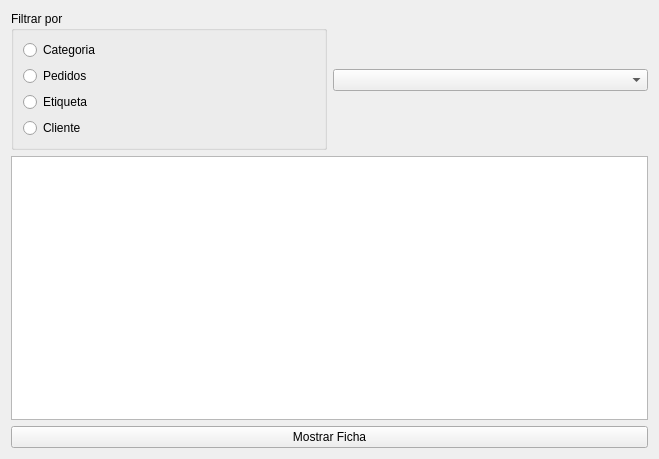
             <widget class="QWidget" name="scrollAreaWidgetContents">
              <property name="geometry">
               <rect>
                <x>0</x>
                <y>0</y>
                <width>659</width>
                <height>459</height>
               </rect>
              </property>
              <layout class="QVBoxLayout" name="verticalLayout_5">
               <item>
                <layout class="QVBoxLayout" name="verticalLayout_6">
                 <item>
                  <layout class="QHBoxLayout" name="horizontalLayout">
                   <item>
                    <widget class="QGroupBox" name="groupBox">
                     <property name="title">
                      <string>Filtrar por</string>
                     </property>
                     <layout class="QVBoxLayout" name="verticalLayout_3">
                      <item>
                       <layout class="QVBoxLayout" name="verticalLayout_7">
                        <item>
                         <widget class="QRadioButton" name="rbCategoria">
                          <property name="text">
                           <string>Categoria</string>
                          </property>
                         </widget>
                        </item>
                        <item>
                         <widget class="QRadioButton" name="rbPedidos">
                          <property name="text">
                           <string>Pedidos</string>
                          </property>
                         </widget>
                        </item>
                        <item>
                         <widget class="QRadioButton" name="rbEtiqueta">
                          <property name="text">
                           <string>Etiqueta</string>
                          </property>
                         </widget>
                        </item>
                        <item>
                         <widget class="QRadioButton" name="rbCliente">
                          <property name="text">
                           <string>Cliente</string>
                          </property>
                         </widget>
                        </item>
                       </layout>
                      </item>
                     </layout>
                    </widget>
                   </item>
                   <item>
                    <layout class="QVBoxLayout" name="verticalLayout_8">
                     <item>
                      <widget class="QComboBox" name="cmbBusqueda"/>
                     </item>
                    </layout>
                   </item>
                  </layout>
                 </item>
                 <item>
                  <widget class="QTableWidget" name="twFichas"/>
                 </item>
                 <item>
                  <widget class="QPushButton" name="pbMostrarFicha">
                   <property name="text">
                    <string>Mostrar Ficha</string>
                   </property>
                  </widget>
                 </item>
                </layout>
               </item>
              </layout>
             </widget>
